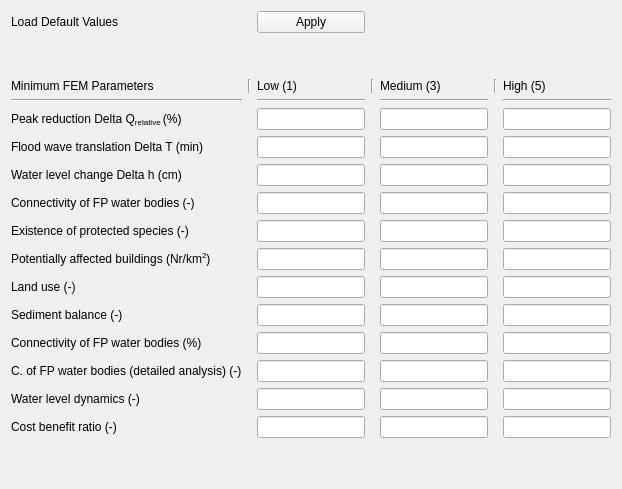
            <widget class="QWidget" name="tab_14">
             <attribute name="title">
              <string>Tresholds</string>
             </attribute>
             <layout class="QGridLayout" name="gridLayout_25">
              <item row="0" column="0">
               <widget class="QLabel" name="label_50">
                <property name="text">
                 <string>Load Default Values</string>
                </property>
               </widget>
              </item>
              <item row="16" column="2">
               <spacer name="verticalSpacer_6">
                <property name="orientation">
                 <enum>Qt::Vertical</enum>
                </property>
                <property name="sizeHint" stdset="0">
                 <size>
                  <width>20</width>
                  <height>40</height>
                 </size>
                </property>
               </spacer>
              </item>
              <item row="1" column="0">
               <spacer name="verticalSpacer_7">
                <property name="orientation">
                 <enum>Qt::Vertical</enum>
                </property>
                <property name="sizeHint" stdset="0">
                 <size>
                  <width>20</width>
                  <height>40</height>
                 </size>
                </property>
               </spacer>
              </item>
              <item row="11" column="0">
               <widget class="QLabel" name="label_71">
                <property name="text">
                 <string>Sediment balance (-)</string>
                </property>
               </widget>
              </item>
              <item row="10" column="6">
               <widget class="QLineEdit" name="lineEdit_82"/>
              </item>
              <item row="2" column="4">
               <widget class="QLabel" name="label_74">
                <property name="text">
                 <string>Medium (3)</string>
                </property>
               </widget>
              </item>
              <item row="10" column="4">
               <widget class="QLineEdit" name="lineEdit_85"/>
              </item>
              <item row="5" column="0">
               <widget class="QLabel" name="label_68">
                <property name="text">
                 <string>Flood wave translation Delta T (min)</string>
                </property>
               </widget>
              </item>
              <item row="8" column="0">
               <widget class="QLabel" name="label_75">
                <property name="text">
                 <string>Existence of protected species (-)</string>
                </property>
               </widget>
              </item>
              <item row="6" column="2">
               <widget class="QLineEdit" name="lineEdit_105"/>
              </item>
              <item row="9" column="2">
               <widget class="QLineEdit" name="lineEdit_97"/>
              </item>
              <item row="11" column="6">
               <widget class="QLineEdit" name="lineEdit_79"/>
              </item>
              <item row="11" column="2">
               <widget class="QLineEdit" name="lineEdit_84"/>
              </item>
              <item row="7" column="4">
               <widget class="QLineEdit" name="lineEdit_93"/>
              </item>
              <item row="9" column="0">
               <widget class="QLabel" name="label_78">
                <property name="text">
                 <string>&lt;html&gt;&lt;head/&gt;&lt;body&gt;&lt;p&gt;Potentially affected buildings (Nr/km&lt;span style=&quot; vertical-align:super;&quot;&gt;2&lt;/span&gt;)&lt;/p&gt;&lt;/body&gt;&lt;/html&gt;</string>
                </property>
               </widget>
              </item>
              <item row="7" column="2">
               <widget class="QLineEdit" name="lineEdit_78"/>
              </item>
              <item row="14" column="4">
               <widget class="QLineEdit" name="lineEdit_87"/>
              </item>
              <item row="9" column="4">
               <widget class="QLineEdit" name="lineEdit_107"/>
              </item>
              <item row="5" column="6">
               <widget class="QLineEdit" name="lineEdit_89"/>
              </item>
              <item row="3" column="2">
               <widget class="Line" name="line_2">
                <property name="orientation">
                 <enum>Qt::Horizontal</enum>
                </property>
               </widget>
              </item>
              <item row="3" column="0">
               <widget class="Line" name="line">
                <property name="orientation">
                 <enum>Qt::Horizontal</enum>
                </property>
               </widget>
              </item>
              <item row="2" column="3">
               <widget class="Line" name="line_6">
                <property name="orientation">
                 <enum>Qt::Vertical</enum>
                </property>
               </widget>
              </item>
              <item row="2" column="2">
               <widget class="QLabel" name="label_77">
                <property name="text">
                 <string>Low (1)</string>
                </property>
               </widget>
              </item>
              <item row="5" column="2">
               <widget class="QLineEdit" name="lineEdit_95"/>
              </item>
              <item row="6" column="6">
               <widget class="QLineEdit" name="lineEdit_109"/>
              </item>
              <item row="2" column="6">
               <widget class="QLabel" name="label_79">
                <property name="text">
                 <string>High (5)</string>
                </property>
               </widget>
              </item>
              <item row="15" column="2">
               <widget class="QLineEdit" name="lineEdit_111"/>
              </item>
              <item row="4" column="2">
               <widget class="QLineEdit" name="lineEdit_92"/>
              </item>
              <item row="8" column="2">
               <widget class="QLineEdit" name="lineEdit_86"/>
              </item>
              <item row="4" column="0">
               <widget class="QLabel" name="label_70">
                <property name="text">
                 <string>&lt;html&gt;&lt;head/&gt;&lt;body&gt;&lt;p&gt;Peak reduction Delta Q&lt;span style=&quot; vertical-align:sub;&quot;&gt;relative &lt;/span&gt;(%)&lt;/p&gt;&lt;/body&gt;&lt;/html&gt;</string>
                </property>
               </widget>
              </item>
              <item row="2" column="0">
               <widget class="QLabel" name="label_66">
                <property name="text">
                 <string>Minimum FEM Parameters</string>
                </property>
               </widget>
              </item>
              <item row="12" column="0">
               <widget class="QLabel" name="label_65">
                <property name="text">
                 <string>&lt;html&gt;&lt;head/&gt;&lt;body&gt;&lt;p&gt;Connectivity of FP water bodies (%)&lt;/p&gt;&lt;/body&gt;&lt;/html&gt;</string>
                </property>
               </widget>
              </item>
              <item row="12" column="6">
               <widget class="QLineEdit" name="lineEdit_101"/>
              </item>
              <item row="14" column="0">
               <widget class="QLabel" name="label_72">
                <property name="text">
                 <string>Water level dynamics (-)</string>
                </property>
               </widget>
              </item>
              <item row="14" column="2">
               <widget class="QLineEdit" name="lineEdit_98"/>
              </item>
              <item row="8" column="4">
               <widget class="QLineEdit" name="lineEdit_100"/>
              </item>
              <item row="12" column="4">
               <widget class="QLineEdit" name="lineEdit_80"/>
              </item>
              <item row="13" column="0">
               <widget class="QLabel" name="label_73">
                <property name="text">
                 <string>C. of FP water bodies (detailed analysis) (-)</string>
                </property>
               </widget>
              </item>
              <item row="5" column="4">
               <widget class="QLineEdit" name="lineEdit_106"/>
              </item>
              <item row="3" column="4">
               <widget class="Line" name="line_3">
                <property name="orientation">
                 <enum>Qt::Horizontal</enum>
                </property>
               </widget>
              </item>
              <item row="10" column="2">
               <widget class="QLineEdit" name="lineEdit_91"/>
              </item>
              <item row="13" column="6">
               <widget class="QLineEdit" name="lineEdit_99"/>
              </item>
              <item row="4" column="4">
               <widget class="QLineEdit" name="lineEdit_90"/>
              </item>
              <item row="11" column="4">
               <widget class="QLineEdit" name="lineEdit_102"/>
              </item>
              <item row="13" column="4">
               <widget class="QLineEdit" name="lineEdit_83"/>
              </item>
              <item row="0" column="2">
               <widget class="QPushButton" name="pushButton_37">
                <property name="text">
                 <string>Apply</string>
                </property>
               </widget>
              </item>
              <item row="15" column="4">
               <widget class="QLineEdit" name="lineEdit_112"/>
              </item>
              <item row="7" column="6">
               <widget class="QLineEdit" name="lineEdit_104"/>
              </item>
              <item row="3" column="6">
               <widget class="Line" name="line_4">
                <property name="orientation">
                 <enum>Qt::Horizontal</enum>
                </property>
               </widget>
              </item>
              <item row="4" column="6">
               <widget class="QLineEdit" name="lineEdit_110"/>
              </item>
              <item row="12" column="2">
               <widget class="QLineEdit" name="lineEdit_108"/>
              </item>
              <item row="8" column="6">
               <widget class="QLineEdit" name="lineEdit_81"/>
              </item>
              <item row="13" column="2">
               <widget class="QLineEdit" name="lineEdit_96"/>
              </item>
              <item row="10" column="0">
               <widget class="QLabel" name="label_69">
                <property name="text">
                 <string>Land use (-)</string>
                </property>
               </widget>
              </item>
              <item row="6" column="4">
               <widget class="QLineEdit" name="lineEdit_88"/>
              </item>
              <item row="6" column="0">
               <widget class="QLabel" name="label_76">
                <property name="text">
                 <string>Water level change Delta h (cm)</string>
                </property>
               </widget>
              </item>
              <item row="15" column="0">
               <widget class="QLabel" name="label_80">
                <property name="text">
                 <string>Cost benefit ratio (-)</string>
                </property>
               </widget>
              </item>
              <item row="14" column="6">
               <widget class="QLineEdit" name="lineEdit_94"/>
              </item>
              <item row="2" column="1">
               <widget class="Line" name="line_5">
                <property name="orientation">
                 <enum>Qt::Vertical</enum>
                </property>
               </widget>
              </item>
              <item row="2" column="5">
               <widget class="Line" name="line_7">
                <property name="orientation">
                 <enum>Qt::Vertical</enum>
                </property>
               </widget>
              </item>
              <item row="15" column="6">
               <widget class="QLineEdit" name="lineEdit_113"/>
              </item>
              <item row="9" column="6">
               <widget class="QLineEdit" name="lineEdit_103"/>
              </item>
              <item row="7" column="0">
               <widget class="QLabel" name="label_67">
                <property name="text">
                 <string>Connectivity of FP water bodies (-)</string>
                </property>
               </widget>
              </item>
             </layout>
            </widget>
